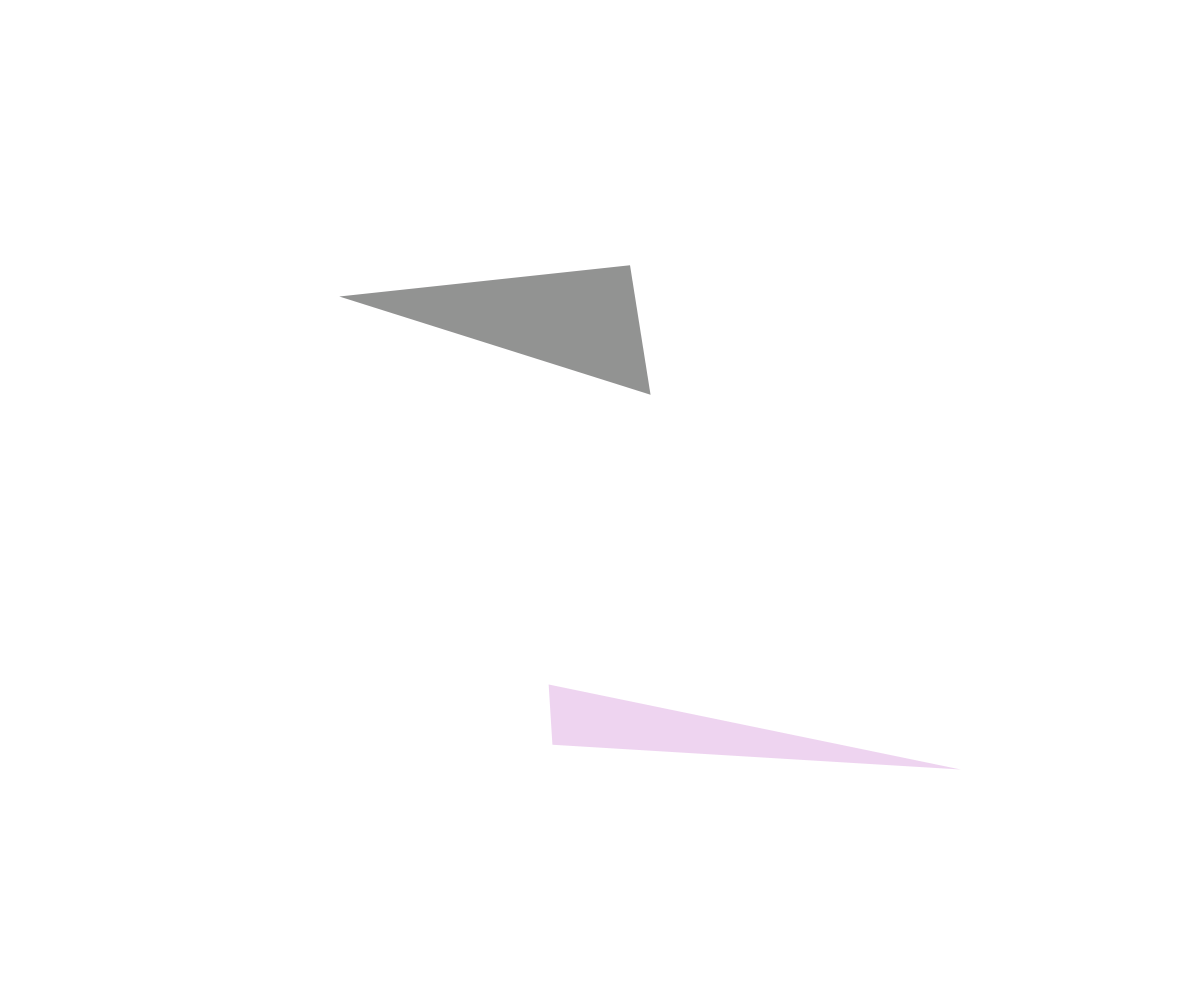
Frame 1 (no input)
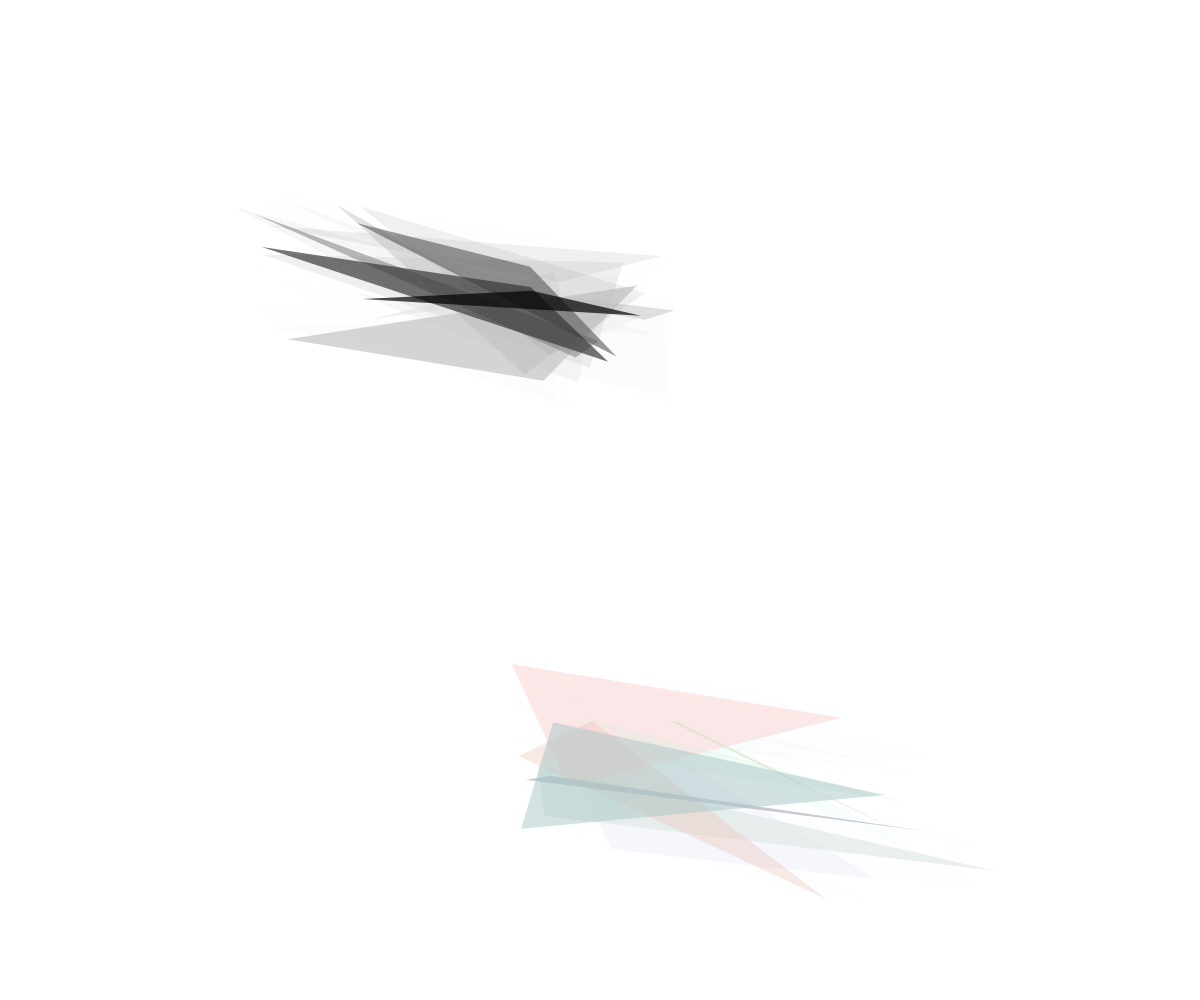
Frame 60 (no input)
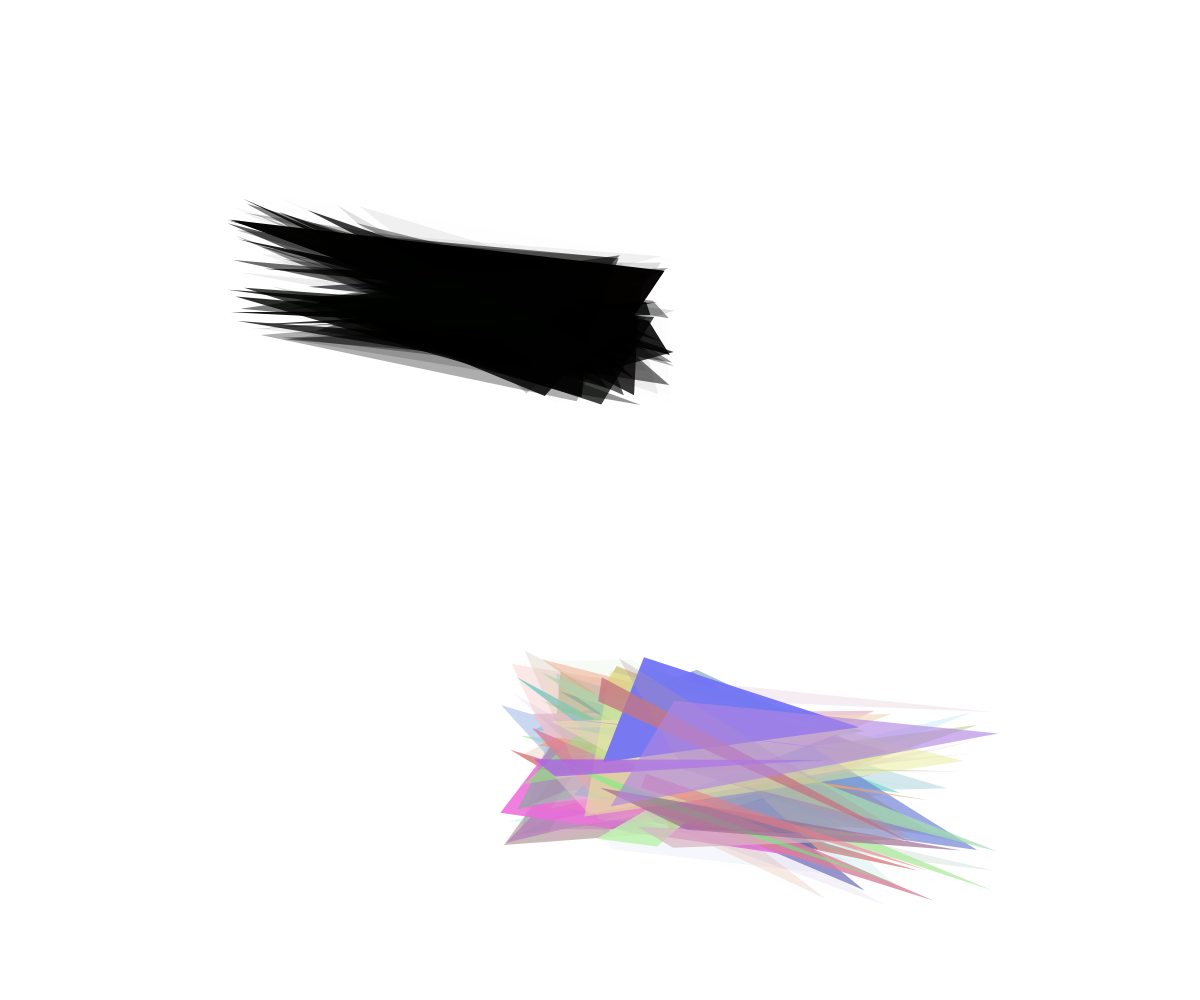
Frame 120 (the mouse pressed at the canvas centre since frame 60)

The p5.js sketch that drew these frames (run headless with seeded random() and noise() and a simulated clock; from frame 60 on, the mouse is pressed at the canvas centre):

// p5.js sketch
// ── sketch.js
var tri_r1;
var tri_g1;
var tri_b1;
var tri_a1;
var tri_r2;
var tri_g2;
var tri_b2;
var tri_a2;
var canvas;

function setup() {
  canvas = createCanvas(windowWidth, windowHeight);
  canvas.style('display','block');
  canvas.style('z-index', '-1');
  canvas.position(0,0);
}

function draw() {
  noStroke();
  if (mouseIsPressed) {
    background(255,255,255,0);
  } else {
    background(255,255,255,50);
  }

  let tri_r = random(100,250);
  let tri_g = random(100,250);
  let tri_b = random(100,250);
  let tri_a = random(255);
  fill(tri_r,tri_g,tri_b,tri_a);
  triangle(
    width*0.75 + random(-100,100), height*0.81 + random(-100,100), 
    width*0.5 + random(-100,100), height*0.75 + random(-100,100), 
    width*0.5 + random(-100,100), height*0.75 + random(-100,100));

  let tri_r2 = random(-5,5);
  let tri_g2 = random(-5,5);
  let tri_b2 = random(-5,5);
  let tri_a2 = random(255);
  fill(tri_r2,tri_g2,tri_b2,tri_a2);
  triangle(
    width*0.25 + random(-75,75), height*0.27 + random(-75,75), 
    width*0.5 + random(-75,75), height*0.33 + random(-75,75), 
    width*0.5 + random(-75,75), height*0.33 + random(-75,75));
}

function windowResized(){
  resizeCanvas(windowWidth,windowHeight)
}
